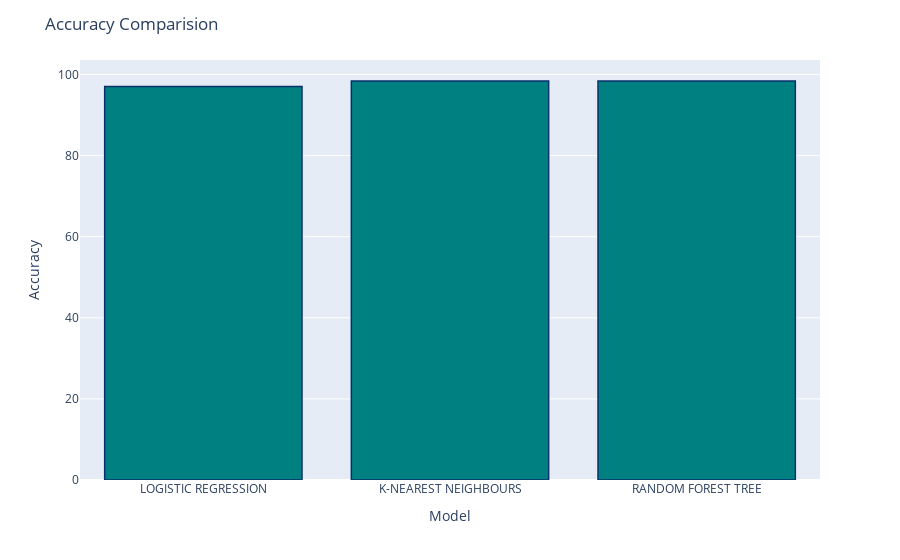

Notebook code for this chart:
### Code cell
import plotly.express as px
fig = px.bar(x=list(accuracies.keys()), y=list(accuracies.values()))
fig.update_traces(marker_color='teal', marker_line_color='rgb(8,48,107)', marker_line_width=1.5)
fig.update_layout(title="Accuracy Comparision", xaxis_title="Model", yaxis_title="Accuracy")
fig.show()

### Figure 1 — Plotly figure (JSON) as saved in the notebook; plotly's stock layout.template omitted (floating-point values rounded to 4 significant figures)
{"data": [{"alignmentgroup": "True", "hovertemplate": "x=%{x}<br>y=%{y}<extra></extra>", "legendgroup": "", "marker": {"color": "teal", "line": {"color": "rgb(8,48,107)", "width": 1.5}, "pattern": {"shape": ""}}, "name": "", "offsetgroup": "", "orientation": "v", "showlegend": false, "textposition": "auto", "type": "bar", "x": ["LOGISTIC REGRESSION", "K-NEAREST NEIGHBOURS", "RANDOM FOREST TREE"], "xaxis": "x", "y": [97.03, 98.37, 98.39], "yaxis": "y"}], "layout": {"barmode": "relative", "legend": {"tracegroupgap": 0}, "margin": {"t": 60}, "title": {"text": "Accuracy Comparision"}, "xaxis": {"anchor": "y", "domain": [0, 1], "title": {"text": "Model"}}, "yaxis": {"anchor": "x", "domain": [0, 1], "title": {"text": "Accuracy"}}}}
